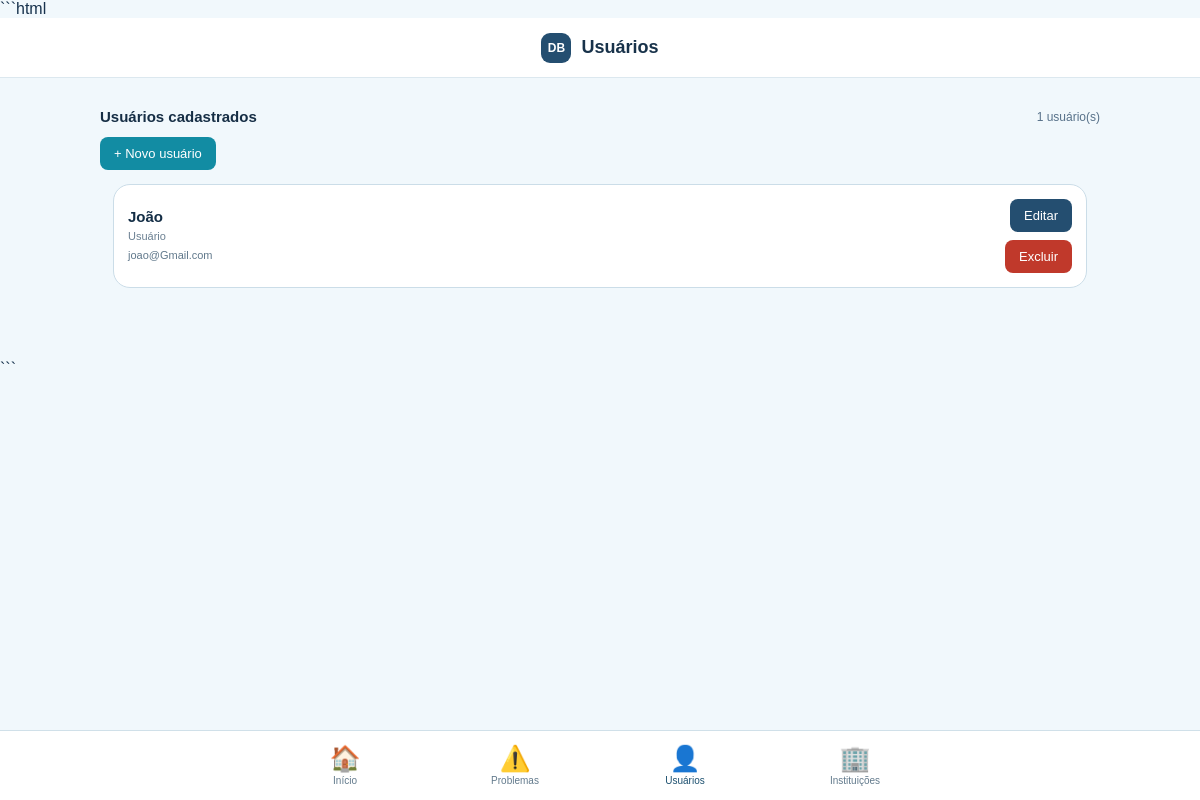
The page /usuarios on the database as committed earlier.
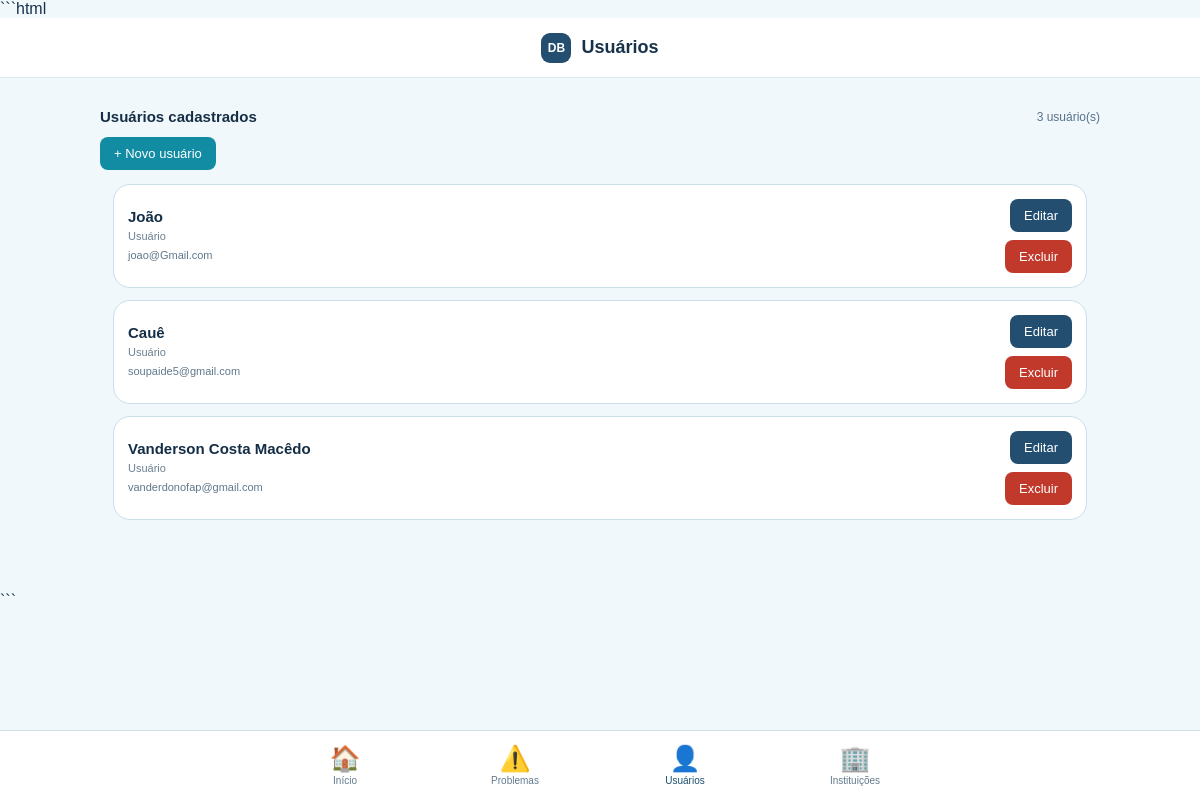
The same page on the database as committed later.
### app.py (models this page shows)
class Usuario(db.Model):
    email = db.Column(db.String(120), unique=True, nullable=False, primary_key=True)
    senha = db.Column(db.String(200), nullable=False)
    nome = db.Column(db.String(100), nullable=False)

### app.py (the view)
@app.route("/usuarios")
def listar_usuarios():
    usuarios = Usuario.query.all()
    return render_template("usuarios.html", usuarios=usuarios)

### templates/usuarios.html (shortened to what this page needs)
<!DOCTYPE html>
<html lang="pt-BR">
<head>
    <link rel="stylesheet"
          href="{{ url_for('static', filename='style.css') }}">
</head>
<body>
    <header class="header">
        <div class="logo">
            <div class="logo-icon">
                DB
            </div>
            Usuários
        </div>
    </header>
    <main class="container">
        <div class="titulo-section">
            <h2>
                Usuários cadastrados
            </h2>
            <span>
                {{ usuarios|length }} usuário(s)
            </span>
        </div>
        <a href="{{ url_for('criar_usuario') }}"
           class="btn">
            + Novo usuário
        </a>
        <div class="ocorrencias">
            {% for usuario in usuarios %}
            <div class="ocorrencia-card">
                <div class="ocorrencia-info">
                    <h3>
                        {{ usuario.nome }}
                    </h3>
                    <p class="categoria">
                        Usuário
                    </p>
                    <p class="endereco">
                        {{ usuario.email }}
                    </p>
                </div>
                <div class="status-area">
                    <a href="{{ url_for('editar_usuario',
                                        email=usuario.email) }}"
                       class="btn editar">
                        Editar
                    </a>
                    <form action="{{ url_for('excluir_usuario',
                                             email=usuario.email) }}"
                          method="POST">
                        <button type="submit"
                                class="btn excluir">
                            Excluir
                        </button>
                    </form>
                </div>
            </div>
            {% else %}
            <div class="vazio">
                Nenhum usuário cadastrado.
            </div>
            {% endfor %}
        </div>
    </main>
    <nav class="bottom-menu">
        <a href="{{ url_for('index') }}"
           class="menu-item">
            <span class="menu-icon">🏠</span>
            Início
        </a>
        <a href="{{ url_for('listar_problemas') }}"
           class="menu-item">
            <span class="menu-icon">⚠️</span>
            Problemas
        </a>
        <a href="{{ url_for('listar_usuarios') }}"
           class="menu-item ativo">
            <span class="menu-icon">👤</span>
            Usuários
        </a>
        <a href="{{ url_for('listar_instituicoes') }}"
           class="menu-item">
            <span class="menu-icon">🏢</span>
            Instituições
        </a>
    </nav>
</body>
</html>

### static/style.css (style rules this page uses)
* { margin: 0; padding: 0; box-sizing: border-box; }
body { font-family: Arial, Helvetica, sans-serif; background: #f1f8fc; color: #17324d; padding-bottom: 80px; }
.header { height: 60px; background: #ffffff; display: flex; align-items: center; justify-content: center; border-bottom: 1px solid #dce8ef; }
.logo { display: flex; align-items: center; gap: 10px; font-size: 18px; font-weight: 600; color: #18324a; }
.logo-icon { width: 30px; height: 30px; border-radius: 9px; background: #244e70; color: white; display: flex; align-items: center; justify-content: center; font-size: 12px; font-weight: bold; }
.container { width: 90%; max-width: 1000px; margin: 30px auto; }
.ocorrencias { padding: 14px 13px 30px; }
.titulo-section { display: flex; align-items: center; justify-content: space-between; margin-bottom: 12px; }
.titulo-section h2 { font-size: 15px; font-weight: 700; color: #162e45; }
.titulo-section span { font-size: 12px; color: #58728a; }
.ocorrencia-card { width: 100%; min-height: 95px; background: #ffffff; border: 1px solid #cbdde8; border-radius: 17px; padding: 14px; margin-bottom: 12px; display: flex; align-items: center; justify-content: space-between; gap: 20px; transition: 0.2s; }
.ocorrencia-info { flex: 1; min-width: 0; }
.ocorrencia-info h3 { font-size: 15px; color: #142e46; margin-bottom: 5px; }
.categoria { font-size: 11px; color: #6b8092; margin-bottom: 6px; }
.endereco { font-size: 11px; color: #60788b; line-height: 1.4; }
.status-area { display: flex; flex-direction: column; align-items: flex-end; justify-content: center; gap: 8px; min-width: 95px; }
.btn { display: inline-block; border: none; background: #128ca3; color: white; padding: 9px 14px; border-radius: 8px; text-decoration: none; cursor: pointer; font-size: 13px; transition: 0.2s; }
.btn.editar { background: #244e70; }
.btn.excluir { background: #c0392b; }
.bottom-menu { position: fixed; bottom: 0; left: 0; width: 100%; height: 70px; background: #ffffff; border-top: 1px solid #d0e0e9; display: flex; align-items: center; justify-content: center; gap: 100px; z-index: 9999; }
.menu-item { text-decoration: none; color: #627a8c; display: flex; flex-direction: column; align-items: center; justify-content: center; gap: 4px; font-size: 10px; min-width: 70px; }
.menu-icon { font-size: 25px; line-height: 25px; }
.menu-item.ativo { color: #1c506f; }

Rows that differ between the two databases and show on the page:
added Usuario: nome "Cauê", email "soupaide5@gmail.com"
added Usuario: nome "Vanderson Costa Macêdo", email "vanderdonofap@gmail.com"
Other text that changed with them:
{{ usuarios|length }}: "1" → "3"
